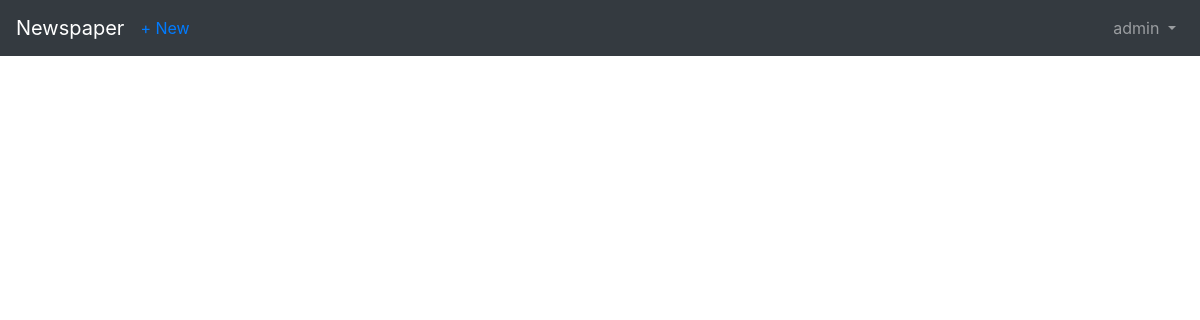
Page /articles/ (signed in) on the earlier database version.
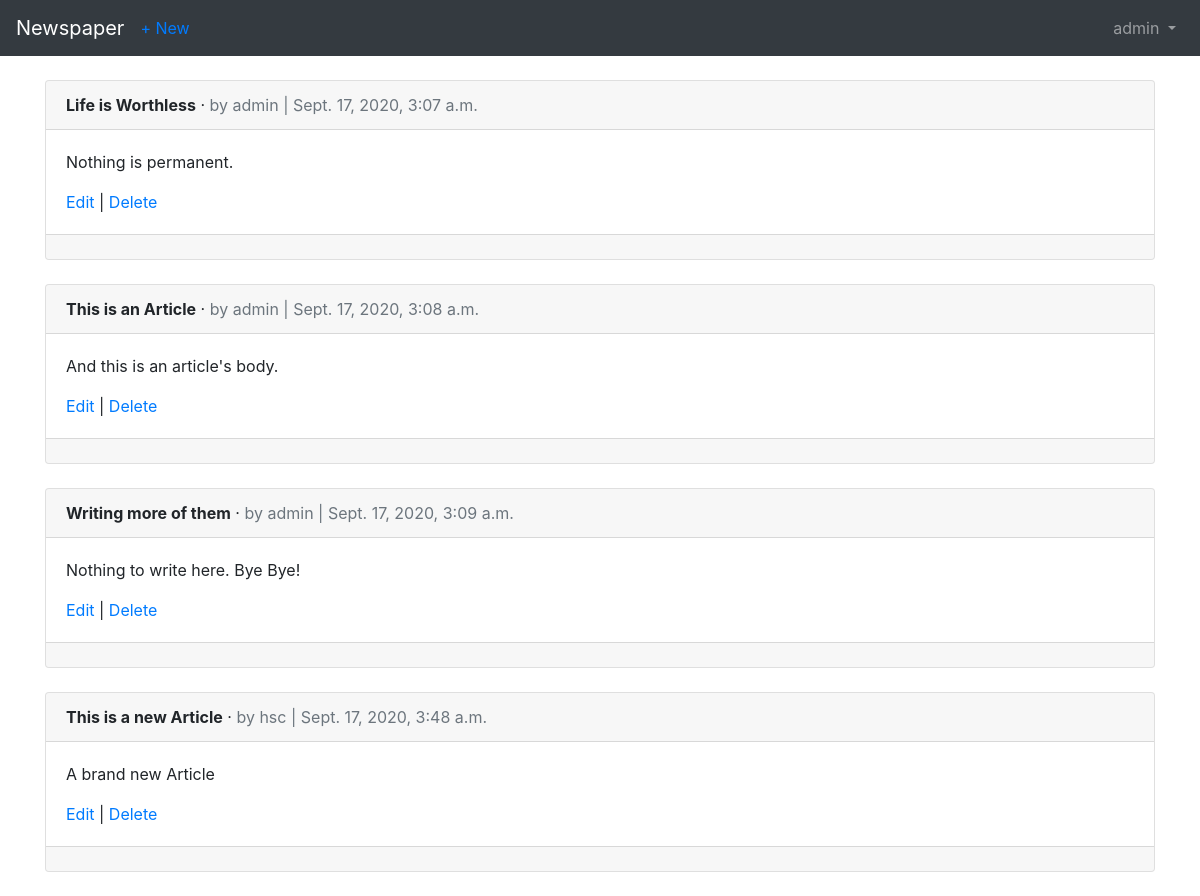
Same page on the later database version.
### users/models.py (models this page shows)
class CustomUser(AbstractUser):
    age = models.PositiveIntegerField(null=True, blank=True)

### articles/models.py (models this page shows, shortened)
class Article(models.Model):
    title = models.CharField(max_length=255)
    body = models.TextField()
    date = models.DateTimeField(auto_now_add=True)
    author = models.ForeignKey(
        get_user_model(),
        on_delete=models.CASCADE
    )

### articles/views.py (the view)
# urls.py: path('', ArticleListView.as_view(), name="article_list"),
class ArticleListView(LoginRequiredMixin ,ListView):
    model = Article
    template_name = 'article_list.html'
    login_url = 'login'

### templates/article_list.html (shortened to what this page needs)
{% extends 'base.html' %}
{% block content %}
{% for article in object_list %}
<div class="card">
<div class="card-header">
<span class="font-weight-bold">{{ article.title }}</span> &middot;
<span class="text-muted">by {{ article.author }} |
{{ article.date }}</span>
</div>
<div class="card-body">
<p>{{ article.body }}</p>
<a href="{% url 'article_edit' article.pk %}">Edit</a> |
<a href="{% url 'article_delete' article.pk %}">Delete</a>
</div>
<div class="card-footer">
</div>
</div>
<br />
{% endfor %}
{% endblock content %}

### templates/base.html (shortened to what this page needs)
<!doctype html>
<html lang="en">
<head>
<link rel="stylesheet"
href="https://stackpath.bootstrapcdn.com/bootstrap/4.1.3/css/\
bootstrap.min.css"
integrity="sha384-MCw98/SFnGE8fJT3GXwEOngsV7Zt27NXFoaoApmYm81i\
uXoPkFOJwJ8ERdknLPMO"
crossorigin="anonymous">
</head>
<body>
<nav class="navbar navbar-expand-md navbar-dark bg-dark mb-4">
<a class="navbar-brand" href="{% url 'home' %}">Newspaper</a>
{% if user.is_authenticated %}
<ul class="navbar-nav mr-auto">
<li class="nav-item"><a href="{% url 'article_create' %}">+ New</a></li>
</ul>
{% endif %}
<div class="collapse navbar-collapse" id="navbarCollapse">
{% if user.is_authenticated %}
<ul class="navbar-nav ml-auto">
<li class="nav-item">
<a class="nav-link dropdown-toggle" href="#" id="userMenu"
data-toggle="dropdown" aria-haspopup="true"
aria-expanded="false">
{{ user.username }}
</a>
</li>
</ul>
{% endif %}
</div>
</nav>
<div class="container">
{% block content %}
{% endblock content %}
</div>
</body>
</html>

Differences in the rows shown:
added Article: title "Life is Worthless", author "admin", date "Sept. 17, 2020, 3:07 a.m.", body "Nothing is permanent."
added Article: title "This is an Article", author "admin", date "Sept. 17, 2020, 3:08 a.m.", body "And this is an article's body."
added Article: title "Writing more of them", author "admin", date "Sept. 17, 2020, 3:09 a.m.", body "Nothing to write here. Bye Bye!"
added Article: title "This is a new Article", author "hsc", date "Sept. 17, 2020, 3:48 a.m.", body "A brand new Article"
